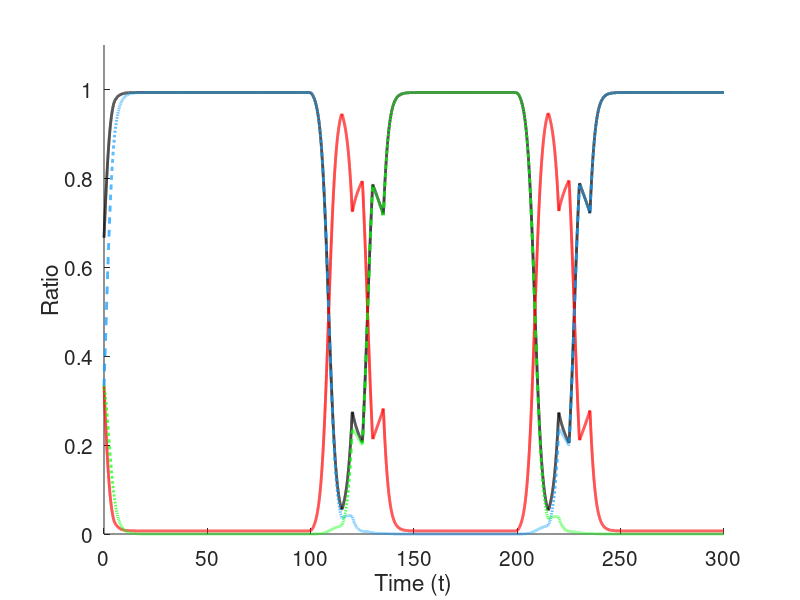

MATLAB code for this plot: (Note: this script raises an error after producing the figure.)
function antiConformist
T = 300;

tau = 5; %delay for social learners
epsilon  = 0.1; %

std_dev = 0; % introduce some noise to the payoffs
payOpt = normrnd(0.8,std_dev,1000); %introducing some noise for the payoff of optimum behavior
paySOpt = normrnd(0.2,std_dev,1000);%introducing some noise for the payoff of sub-optimum behavior

%Arrays to keep track of the results at t
Xarr = zeros(3, T);

%Fitness functions for behavior 1 and 2 
fB1 = @(t)(1-epsilon)*piB1(t) + epsilon*piB2(t); %Fitness of behavior 1
fB2 = @(t)(1-epsilon)*piB2(t) + epsilon*piB1(t); %Fitness of behavior 2

%initial value assignments for B1, B2 and S
B10  = 1/3;
B20  = 1/3;
S10  = 1/3;

%Solving the system
Y0 = [B10; B20; S10];
tspan   = [0:0.01:T];
[tt, y] = ode45(@sls,tspan,Y0);


%generating the plots
figure;
hold on
plot(tt,y(:,1) + y(:,2),'Color', 'k', 'Linewidth', 2)
plot(tt,y(:,3),'Color', 'r', 'Linewidth', 2)
plot(tt,y(:,1),'--','Color', [0.07,0.62,1.00], 'Linewidth', 2)
plot(tt,y(:,2),'--','Color', 'g', 'Linewidth', 2)
xlabel('Time (t)')
ylabel('Ratio')
set(gca,'FontSize',15);
ylim([0,1.1])

yyaxis right
ylabel('\phi(t)')
set(gca,'ycolor','m');
ylim([0,1.1])



phiArr = [];
for i=1:length(tt)
    p1 = piB1(tt(i));
    p2 = piB2(tt(i));
    fs = 0;
    if(p1>p2)
        fs = p1;
    else
        fs = p2;
    end
    f = [fB1(tt(i)) fB2(tt(i)) fs];
    phi = f*y(i,:)'; 
    phiArr(end+1) = phi;
end



plot(tt,phiArr, 'Color', 'm','Linewidth', 2)

legend({'IL','SL','B_1','B_2', '\phi(t)'}, ...
            'Position',[0.22 0.85 0.64 0.08], ...
            'FontSize',13,...
            'NumColumns',5,...
            'color','none');
legend boxoff



    
    function y = fS(t)
        gSB1 = [];
        gSB2 = [];
        gB1 = []; 
        gB2 = [];
        if(tau == 0)
            i= floor(t)+1;
            gSB1(end+1) = Xarr(1,i)^a / (Xarr(1,i)^a + Xarr(2,i)^a);
            gSB2(end+1) = Xarr(2,i)^a / (Xarr(1,i)^a + Xarr(2,i)^a);
        end
            
        for i=1:tau:floor(t)+1
            if(i-tau<=0)
                gSB1(end+1) = 0.001;
                gSB2(end+1) = 0.001;
                gB1(end+1) = Xarr(1,i);
                gB2(end+1) = Xarr(2,i);
            else
                if(gB1(end) < gB2(end))
                    gSB1(end+1) = 1;
                    gSB2(end+1) = 0;
                elseif(gB1(end) > gB2(end))
                    gSB1(end+1) = 0;
                    gSB2(end+1) = 1;
                else
                    gSB1(end+1) = 1;
                    gSB2(end+1) = 0;
                    if(rand<0.5)
                        gSB1(end+1) = 0;
                        gSB2(end+1) = 1;
                    end
                end
                if(Xarr(1,i) <= 0), continue; end
                if(Xarr(2,i) <= 0), continue; end
                gB1(end+1) = Xarr(1,i) + Xarr(3,i)*gSB1(end);
                gB2(end+1) = Xarr(2,i) + Xarr(3,i)*gSB2(end);
            end
        end
                
        
        y = gSB1(end)*piB1(t) + gSB2(end)*piB2(t);
    end

    function dxdt = sls(t,x)
        
             
        
        Xarr(:,floor(t)+1) = x;
        
        Q = [[0.995, 0, 0.005]; [0, 0.995, 0.005]; [0.0025, 0.0025, 0.995]];
        
        f = [fB1(t) fB2(t) fS(t)];
        phi = f*x; 
        
        
        dxdt1 = f*(x.*Q(:,1)) - x(1)*phi; %B1 equation
        dxdt2 = f*(x.*Q(:,2)) - x(2)*phi; %B2 equation
        dxdt3 = f*(x.*Q(:,3)) - x(3)*phi; %S equation
        dxdt = [dxdt1;dxdt2;dxdt3];
    end
    
    function y = piB1(t) %Payoff of behavior 1
        if(t<100 || t>200)
            y = payOpt(floor(t+1));
        else
            y = paySOpt(floor(t+1));
        end
    end

    function y = piB2(t) %Payoff of behavior 2
        if(t<100 || t>200)
            y = paySOpt(floor(t+1));
        else
            y = payOpt(floor(t+1));
        end
    end
end
